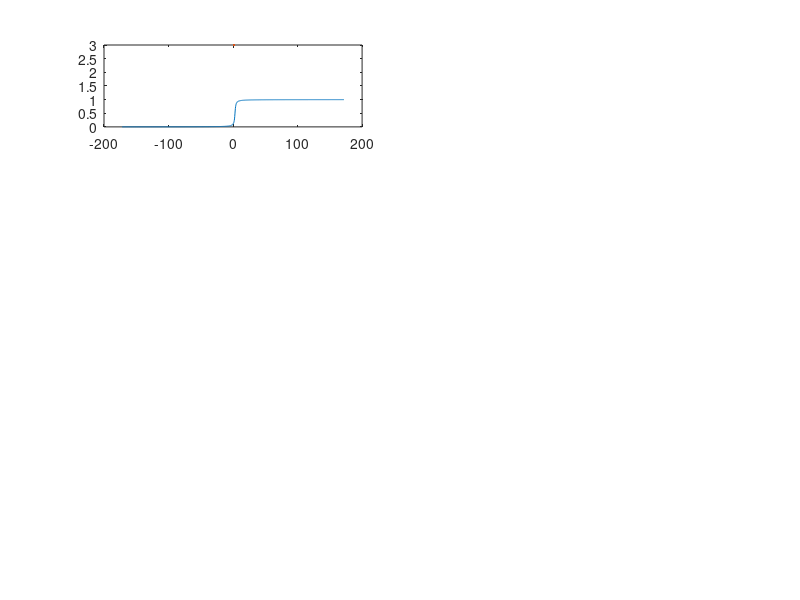

Source code (MATLAB): (Note: this script raises an error after producing the figure.)
clear all
clf

%motor position/ imu angle
x = linspace(-pi,1.1*pi,1000);
imu = linspace(-3,3,1000);

%torque amplitude
As = 2;
Al = 2;
Ss = 1;

%reduction ratio
Rpulley = 57; %mm
l = 20;
delatCable = l*(1+cos(pi/4))
delatThetaMot = delatCable/Rpulley;
delatArm = deg2rad(150);
R = delatArm/delatThetaMot

%orgine leg and shoulder
zero_leg = -4.0;
zero_shoulder = 0.07;
midpoint = 1.74;

%torque
Ts = As*sin((x-midpoint)*R-(pi/2)) +As;
Tleg = As*sin(imu*2+(pi/2)) -As;

switching = 1-(1/pi)*atan(rad2deg(imu)+20)-1 ;


Switch_leg = (1/pi)*atan(rad2deg(imu) -3)+0.5; 
Switch_shoulder = (1-Switch_leg);

Ts_switch = Ts.*(1-Switch_leg);
Tleg_switch = Tleg.*Switch_leg;



figure(1)

subplot(4,2,1)
plot(rad2deg(imu),Switch_leg,LineWidth=3)
title("$SW_{leg}$ (Switching)",Interpreter="latex",FontSize=20)
xlabel("$\theta_{mot} (degrees)$",Interpreter="latex",FontSize=15)
ylabel("ON/OFF",Interpreter="latex",FontSize=15)
xregion(-100,200,"FaceColor", 'g');
xregion(-200,-100,"FaceColor", 'b');
txt1 = {'Leg ON'};
text(-180,0.5,txt1, fontsize=15)
txt2 = {'Leg OFF'};
text(50,0.5,5,txt2,fontsize=15)

subplot(4,2,2)
plot(rad2deg(imu),Switch_shoulder,LineWidth=3)
title("$SW_{shoulder}$ (Switching)",Interpreter="latex",FontSize=20)
xlabel("$\theta_{mot} (degrees)$",Interpreter="latex",FontSize=15)
ylabel("ON/OFF",Interpreter="latex",FontSize=15)
xregion(100,200,"FaceColor", 'r');
xregion(-200,100,"FaceColor", 'g');
txt1 = {'Shoulder OFF'};
text(-100,0.5,txt1, fontsize=15)
txt2 = {'Shoulder',' ON'};
text(120,0.5,5,txt2,fontsize=15)



subplot(4,2,3)
plot(rad2deg(imu),Tleg,LineWidth=3)
title("$\tau_{leg} $",Interpreter="latex",FontSize=20)
xlabel("$\theta_{mot} (degrees)$",Interpreter="latex",FontSize=15)
ylabel("$\tau_{mot} (N.m)$",Interpreter="latex",FontSize=15)
xregion(-rad2deg(midpoint),rad2deg(midpoint),"FaceColor", 'g'); % Note, 80 is the end point so if you pan past 80, the region will stop.
xregion(rad2deg(midpoint), 250, "FaceColor", [1 0 0]);
xregion(-rad2deg(midpoint), -200, "FaceColor", [0 0 0.6]); 
ylabel("$\tau_{mot} (N.m)$",Interpreter="latex",FontSize=15)
txt1 = {'Leg','ON'};
text(-180,-3,txt1, fontsize=15)
txt2 = {'Slack'};
text(-20,-3,5,txt2,fontsize=15)
txt3 = {'Shoulder','ON'};
text(120,-3,5,txt3,fontsize=15)




subplot(4,2,4)
plot(rad2deg(x),Ts,LineWidth=3)
title("$\tau_{shoulder} $",Interpreter="latex",FontSize=20)
xlabel("$\theta_{mot} (degrees)$",Interpreter="latex",FontSize=15)
ylabel("$\tau_{mot} (N.m)$",Interpreter="latex",FontSize=15)
xregion(-rad2deg(midpoint),rad2deg(midpoint),"FaceColor", 'g'); % Note, 80 is the end point so if you pan past 80, the region will stop.
xregion(rad2deg(midpoint), 250, "FaceColor", [1 0 0]);
xregion(-rad2deg(midpoint), -200, "FaceColor", [0 0 0.6]); 
ylabel("$\tau_{mot} (N.m)$",Interpreter="latex",FontSize=15)
txt1 = {'Leg','ON'};
text(-180,3,txt1, fontsize=15)
txt2 = {'Slack'};
text(-20,3,5,txt2,fontsize=15)
txt3 = {'Shoulder','ON'};
text(120,3,5,txt3,fontsize=15)

subplot(4,2,5)
plot(rad2deg(x),Tleg_switch,LineWidth=3)
title("$\tau_{leg}^{SW}$",Interpreter="latex",FontSize=20)
xlabel("$\theta_{mot} (degrees)$",Interpreter="latex",FontSize=15)
ylabel("$\tau_{mot} (N.m)$",Interpreter="latex",FontSize=15)
xregion(-rad2deg(midpoint),rad2deg(midpoint),"FaceColor", 'g'); % Note, 80 is the end point so if you pan past 80, the region will stop.
xregion(rad2deg(midpoint), 250, "FaceColor", [1 0 0]);
xregion(-rad2deg(midpoint), -200, "FaceColor", [0 0 0.6]); 
ylabel("$\tau_{mot} (N.m)$",Interpreter="latex",FontSize=15)
txt1 = {'Leg','ON'};
text(-180,-3,txt1, fontsize=15)
txt2 = {'Slack'};
text(-20,-3,5,txt2,fontsize=15)
txt3 = {'Shoulder','ON'};
text(120,-3,5,txt3,fontsize=15)


subplot(4,2,6)
plot(rad2deg(x),Ts_switch,LineWidth=3)
title("$\tau_{shoulder}^{SW}$",Interpreter="latex",FontSize=20)
xlabel("$\theta_{mot} (degrees)$",Interpreter="latex",FontSize=15)
ylabel("$\tau_{mot} (N.m)$",Interpreter="latex",FontSize=15)
xregion(-rad2deg(midpoint),rad2deg(midpoint),"FaceColor", 'g'); % Note, 80 is the end point so if you pan past 80, the region will stop.
xregion(rad2deg(midpoint), 250, "FaceColor", [1 0 0]);
xregion(-rad2deg(midpoint), -200, "FaceColor", [0 0 0.6]); 
ylabel("$\tau_{mot} (N.m)$",Interpreter="latex",FontSize=15)
txt1 = {'Leg','ON'};
text(-180,3,txt1, fontsize=15)
txt2 = {'Slack'};
text(-20,3,5,txt2,fontsize=15)
txt3 = {'Shoulder','ON'};
text(120,3,5,txt3,fontsize=15)


subplot(4,2,7)
plot(rad2deg(x),Ts_switch + Tleg_switch,LineWidth=3)
title("$\tau_{motor} = \tau_{shoulder}^{SW} + \tau_{leg}^{SW}$",Interpreter="latex",FontSize=20)
xlabel("$\theta_{mot} (degrees)$",Interpreter="latex",FontSize=15)
ylabel("$\tau_{mot} (N.m)$",Interpreter="latex",FontSize=15)
xregion(-rad2deg(midpoint),rad2deg(midpoint),"FaceColor", 'g'); % Note, 80 is the end point so if you pan past 80, the region will stop.
xregion(rad2deg(midpoint), 250, "FaceColor", [1 0 0]);
xregion(-rad2deg(midpoint), -200, "FaceColor", [0 0 0.6]); 
ylabel("$\tau_{mot} (N.m)$",Interpreter="latex",FontSize=15)
txt1 = {'Leg','ON'};
text(-180,3,txt1, fontsize=15)
txt2 = {'Slack'};
text(-20,3,5,txt2,fontsize=15)
txt3 = {'Shoulder','ON'};
text(120,3,5,txt3,fontsize=15)

subplot(4,2,8)
plot(rad2deg(x),switching,LineWidth=3)
title("$SW_{imu}$", Interpreter="latex",fontsize=20)
xlabel("$\theta_{imu} (degrees)$",Interpreter="latex",FontSize=15)
ylabel("$\tau_{mot} (N.m)$",Interpreter="latex",FontSize=15)
xregion(10,200,"FaceColor", [0 0.7 0]); % Note, 80 is the end point so if you pan past 80, the region will stop.
xregion(-200, 10, "FaceColor", [0 1 0]);
ylabel("$\tau_{mot} (N.m)$",Interpreter="latex",FontSize=15)



%%%%%%%%%%%%%%%%%%%%% 3d graph %%%%%%%%%%%%%%%

%colormaps
mymap1 = [0 0 0.7
    0 0 0.7
    0 0 0.7
    0 0 0.7
    1 1 1
    1 1 1
    1 1 1
    1 1 1
    1 1 1
    1 1 1
    1 1 1
    1 1 1
    1 1 1
    1 1 1
    1 1 1
    0.7 0 0
    0.7 0 0
    0.7 0 0
    0.7 0 0];

mymap2 = [0 1 0
    0 0.5 0
    0 0.5 0];


%% plot surfaces



%create surface
[X,Y] = meshgrid(-3:0.1:3,-0.5:0.1:2.2); %some x and y data
%torque
Ts = As*sin((X-midpoint)*R-(pi/2)) +As;
Tleg = As*sin(Y*2+(pi/2)) -As;

Switch_leg = (1/pi)*atan(rad2deg(Y) -3)+0.5; 
Switch_shoulder = (1-Switch_leg);

Ts_switch = Ts.*(1-Switch_leg);
Tleg_switch = Tleg.*Switch_leg;

Z = Ts_switch+Tleg_switch;

%Second green surface to use a different color map on it
[X2,Y2] = meshgrid(-midpoint:0.01:midpoint,-0.5:0.01:2.2);
%torque
Ts = As*sin((X2-midpoint)*R-(pi/2)) +As;
Tleg = As*sin(Y2*2+(pi/2)) -As;

Switch_leg = (1/pi)*atan(rad2deg(Y2) -3)+0.5; 
Switch_shoulder = (1-Switch_leg);

Ts_switch = Ts.*(1-Switch_leg);
Tleg_switch = Tleg.*Switch_leg;

Z2 = Ts_switch+Tleg_switch;


figure(2)
ax1 = axes;
surf(rad2deg(X),rad2deg(Y),Z,X,'FaceAlpha',0.3,'EdgeAlpha',0.3,'DisplayName', 'torque'); %surface plot
ax1.Visible = 'on'
xlabel("\textbf{$\theta_{m} (degrees)$}", Interpreter="latex",fontsize=25)
ylabel("$\theta_{imu} (degrees)$", Interpreter="latex",fontsize=25)
zlabel("$\tau_{m} (N.m)$", Interpreter="latex",fontsize=25)

title("$\tau_{motor} = \tau_{shoulder}^{SW} + \tau_{leg}^{SW} + SW_{imu}$",Interpreter="latex",FontSize=15)

ax2 = axes;
surf(rad2deg(X2),rad2deg(Y2),Z2,Y2,'FaceAlpha',0.6,'EdgeAlpha',0);
ax2.Visible = 'off';

% sketchy stuff to superpose the two surfaces correctly
hLink = linkprop([ax1,ax2],{'xLim','yLim','zLim','CameraUpVector','CameraPosition','CameraTarget'});
% Give each one its colormap
colormap(ax1,mymap1)
colormap(ax2,mymap2)
setappdata(gcf,'StoreTheLink',hLink);
% Add colorbars and get everything lined up
set([ax1,ax2],'Position',[.17 .11 .685 .815]);
cb1 = colorbar(ax1,'Position',[.88 .11 .02 .815],'Ticks',[-2.5,2.5],...
         'TickLabels',{'shoulder','leg'},fontsize=20);
cb2 = colorbar(ax2,'Position',[.88 .28 .02 .515],'Ticks',[-0.1,1.5],...
         'TickLabels',{'moving to arm','moving to leg'},fontsize=20);
cb1.Ruler.TickLabelRotation=90;
cb2.Ruler.TickLabelRotation=90;


%% plot orgine of the leg and shoulder

%origine shoulder:
y1 = -0.4:0.1:2.2; %some x path
x1 = linspace(midpoint,midpoint,length(y1));
InterpStyle = 'spline'; %you can choose cubic, nearest, makima, linear, or spline
z1 = interp2(rad2deg(X),rad2deg(Y),Z,rad2deg(x1),rad2deg(y1),'cubic',0); %Cast points(X,Y) on the surface by interpolating Z
hold on
plot3(rad2deg(x1),rad2deg(y1),z1,'-.','LineWidth',2,'Color',[0 0 0], 'DisplayName', 'Origine shoulder') %show the new data

%origine leg
x1 = -0.4:0.1:2.2; %some y path
y1 = linspace(10,10,length(x1)); %some x path
InterpStyle = 'spline'; %you can choose cubic, nearest, makima, linear, or spline
z1 = interp2(rad2deg(X),rad2deg(Y),Z,rad2deg(x1),y1,'cubic',0); %Cast points(X,Y) on the surface by interpolating Z
hold on
plot3(rad2deg(x1),y1,z1,'-k','LineWidth',2,'Color',[0 0 0], 'DisplayName', 'Origine leg') %show the new data

%% create the path of a scenario (lowering arm, then bending)

%path 1
x1 = midpoint-0.25:0.1:2.6; %some x path
y1 = linspace(-0.1,-0.1,length(x1)); %some y path
InterpStyle = 'spline'; %you can choose cubic, nearest, makima, linear, or spline
z1 = interp2(rad2deg(X),rad2deg(Y),Z,rad2deg(x1),rad2deg(y1),'nearest',0); %Cast points(X,Y) on the surface by interpolating Z
hold on
plot3(rad2deg(x1),rad2deg(y1),z1,'-k','LineWidth',4,'Color',[0 0 1]) %show the new data

%path 2
y1 = -0.1:0.1:0.1; %some x path
x1 = linspace(midpoint-0.25,midpoint-0.25,length(y1)); %some y path
InterpStyle = 'spline'; %you can choose cubic, nearest, makima, linear, or spline
z1 = interp2(rad2deg(X),rad2deg(Y),Z,rad2deg(x1),rad2deg(y1),'cubic',0); %your interpolated z values
hold on
plot3(rad2deg(x1),rad2deg(y1),z1,'-k','LineWidth',4,'Color',[0 0 1]) %show the new data

%path 3
x1 = -midpoint:0.05:midpoint-0.25; %some x path
y1 = linspace(1.5,0.1,length(x1)); %some y path
InterpStyle = 'spline'; %you can choose cubic, nearest, makima, linear, or spline
z1 = interp2(rad2deg(X),rad2deg(Y),Z,rad2deg(x1),rad2deg(y1),'makima',0); %your interpolated z values
hold on
plot3(rad2deg(x1),rad2deg(y1),z1,'-k','LineWidth',4,'Color',[0 0 1]) %show the new data

%path 4
x1 = -midpoint-0.4:0.05:-midpoint; %some x path
y1 = linspace(2.0,1.5,length(x1)); %some y path
InterpStyle = 'spline'; %you can choose cubic, nearest, makima, linear, or spline
z1 = interp2(rad2deg(X),rad2deg(Y),Z,rad2deg(x1),rad2deg(y1),'makima',0); %your interpolated z values
hold on
plot3(rad2deg(x1),rad2deg(y1),z1,'-k','LineWidth',4,'Color',[0 0 1]) %show the new data

%% create 3D labels
ArmDown = text(103,-21,1.2,'Arm down');
set(ArmDown,'BackgroundColor','white','EdgeColor','black',fontsize=15)

ArmUp = text(140,-6,7,'Arm up');
set(ArmUp,'BackgroundColor','white','EdgeColor','black',fontsize=15)

fullyBentdown = text(-131,97,-7,'Fully bent down');
set(fullyBentdown,'BackgroundColor','white','EdgeColor','black',fontsize=15)

slighltyBentDown = text(-102,80,0,'Slighlty bent down');
set(slighltyBentDown,'BackgroundColor','white','EdgeColor','black',fontsize=15)

legend({'','Origine shoulder','origine leg','Scenario','','',''}, 'FontSize',20, Location='northeast')
hold off


view(-140,30)





